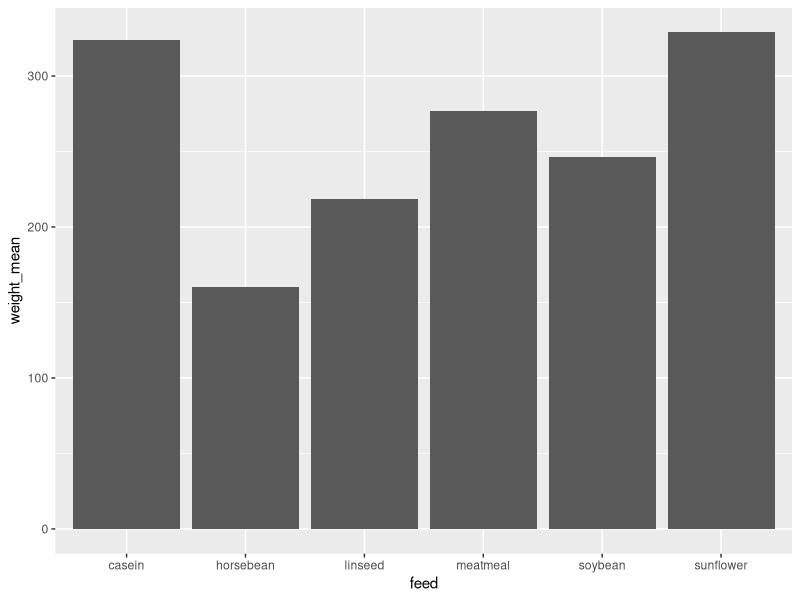
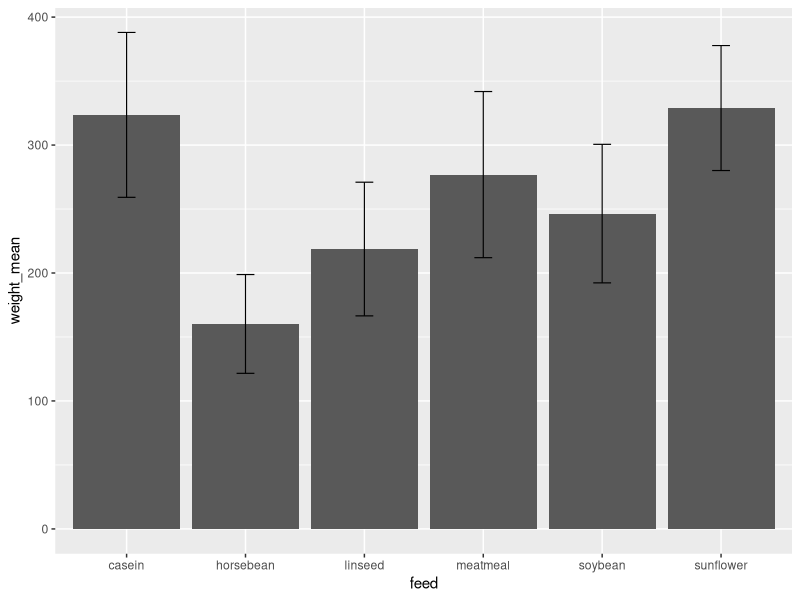
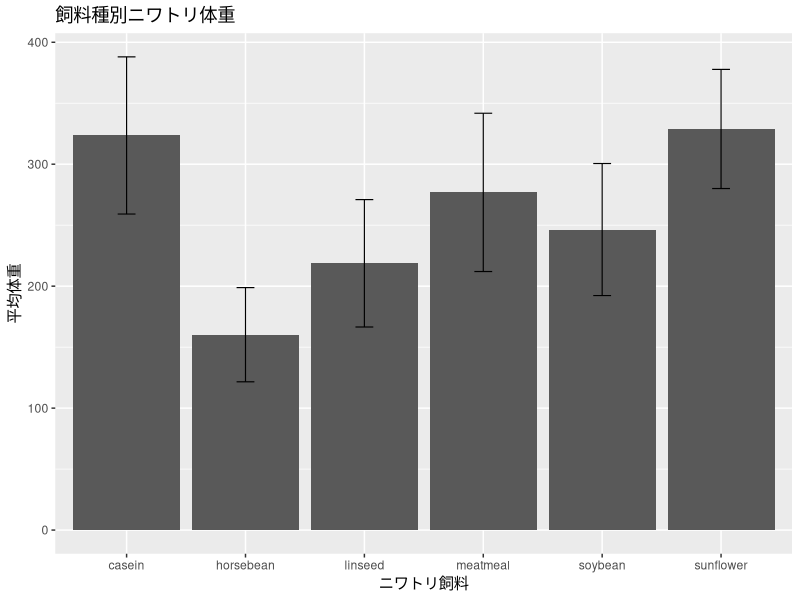
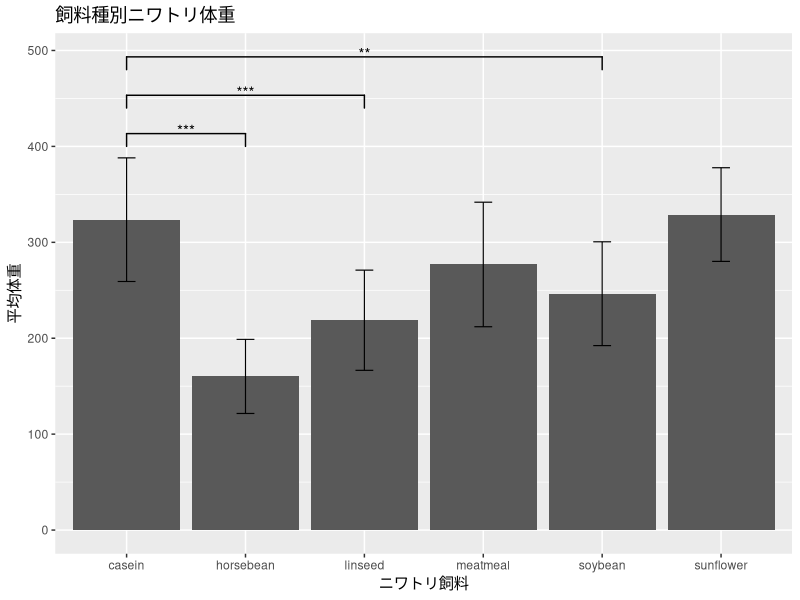
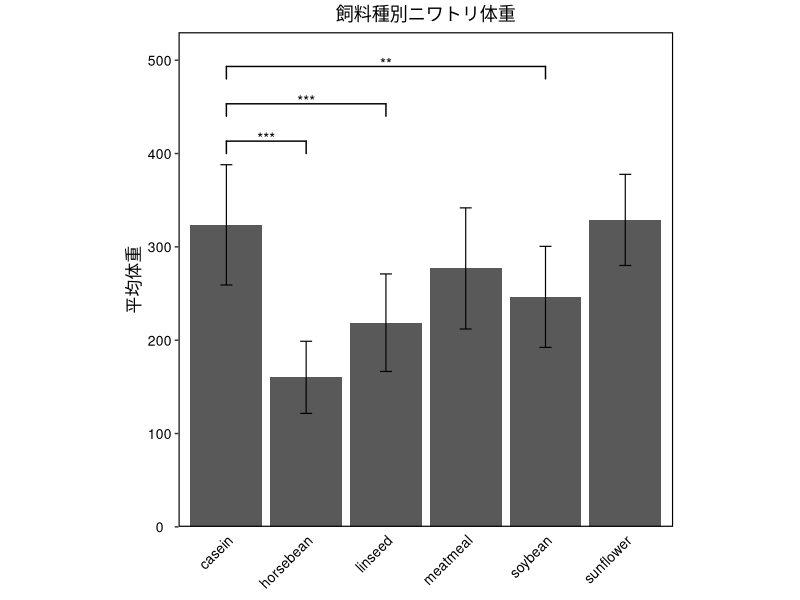

Generate these figures, in order, with R:
## ---- chunk 1
# データセットの中身の確認
head(chickwts)
## ---- chunk 2
#| output: false
library(tidyverse) # ggplot2を使ってグラフを作成するのに必要
library(exactRankTests)　# 検定を行う際に使用（実施しない場合は不要）
library(ggsignif) # 有意差をグラフ内に書き込む際に使用
## ---- chunk 3
chickwts_sum_data <- chickwts %>%
  group_by(feed) %>%
  summarize(weight_mean=mean(weight), sd=sd(weight))

# 作成したデータセットの中身を確認
head(chickwts_sum_data)
## ---- chunk 4
#| fig-width: 4
#| fig-height: 3
bar_plot <- ggplot(chickwts_sum_data, aes(x=feed, y=weight_mean)) +
  geom_bar(stat='identity')

print(bar_plot)
## ---- chunk 5
#| fig-width: 4
#| fig-height: 3

bar_plot <- bar_plot +
  geom_errorbar(
    aes(ymin = weight_mean - sd, ymax = weight_mean + sd),
    width = 0.15, # エラーバー先端の幅
    linewidth = 0.4 # エラーバーの太さ
    )

print(bar_plot)
## ---- chunk 6
#| fig-width: 4
#| fig-height: 3

bar_plot <- bar_plot +
  labs(
    title = '飼料種別ニワトリ体重',  # タイトル
    x = 'ニワトリ飼料',               # x軸タイトル
    y = '平均体重',                   # y軸タイトル
  )

print(bar_plot)
## ---- chunk 7
test_casein_horsebean <- wilcox.exact(
  x = filter(chickwts, feed=='casein')[,1], 
  y = filter(chickwts, feed=='horsebean')[,1], 
  paired = FALSE)
print(test_casein_horsebean)
## ---- chunk 8
test_casein_linseed <- wilcox.exact(
  x = filter(chickwts, feed=='casein')[,1], 
  y = filter(chickwts, feed=='linseed')[,1], 
  paired = FALSE)
print(test_casein_linseed)
## ---- chunk 9
test_casein_meatmeal <- wilcox.exact(
  x = filter(chickwts, feed=='casein')[,1], 
  y = filter(chickwts, feed=='meatmeal')[,1], 
  paired = FALSE)
print(test_casein_meatmeal)
## ---- chunk 10
test_casein_soybean <- wilcox.exact(
  x = filter(chickwts, feed=='casein')[,1], 
  y = filter(chickwts, feed=='soybean')[,1], 
  paired = FALSE)
print(test_casein_soybean)
## ---- chunk 11
test_casein_sunflower <- wilcox.exact(
  x = filter(chickwts, feed=='casein')[,1], 
  y = filter(chickwts, feed=='sunflower')[,1], 
  paired = FALSE)
print(test_casein_sunflower)
## ---- chunk 12
#| fig-width: 4
#| fig-height: 3

bar_plot <- bar_plot +
  geom_signif(
    comparisons = list(c('casein','horsebean')),
    y_position = 400, 
    annotation = '***',
    vjust = 0.7,
    tip_length = 0.05
  ) +
  geom_signif(
    comparisons = list(c('casein','linseed')),
    y_position = 440, 
    annotation = '***',
    vjust = 0.7,
    tip_length = 0.05
  ) +
  geom_signif(
    comparisons = list(c('casein','soybean')),
    y_position = 480, 
    annotation = '**',
    vjust = 0.7,
    tip_length = 0.05
  )
print(bar_plot)
## ---- chunk 13
#| fig-width: 3.5
#| fig-height: 3.5

bar_plot <- bar_plot +
  theme(
    ## テキストの設定
    plot.title = element_text(size = 13, color="black", hjust = 0.5),
    axis.title.x = element_blank(),
    axis.text.x = element_text(size = 10, color="black", angle = 45, hjust = 1),
    axis.title.y = element_text(size = 12, color="black", hjust = 0.5),
    axis.text.y = element_text(size = 10, color="black", hjust = 0.5),
    axis.ticks.x = element_blank(),
    ## 枠・目盛りの設定
    legend.title = element_blank(),
    panel.grid.major = element_blank(),
    panel.grid.minor = element_blank(),
    panel.border = element_rect(color='black', fill='transparent', linewidth=0.8),
    panel.background = element_rect(fill = "white",color = NA),
    aspect.ratio = 1,
  ) +
  scale_y_continuous(limits=c(0,530), expand=c(0,0))
print(bar_plot)
